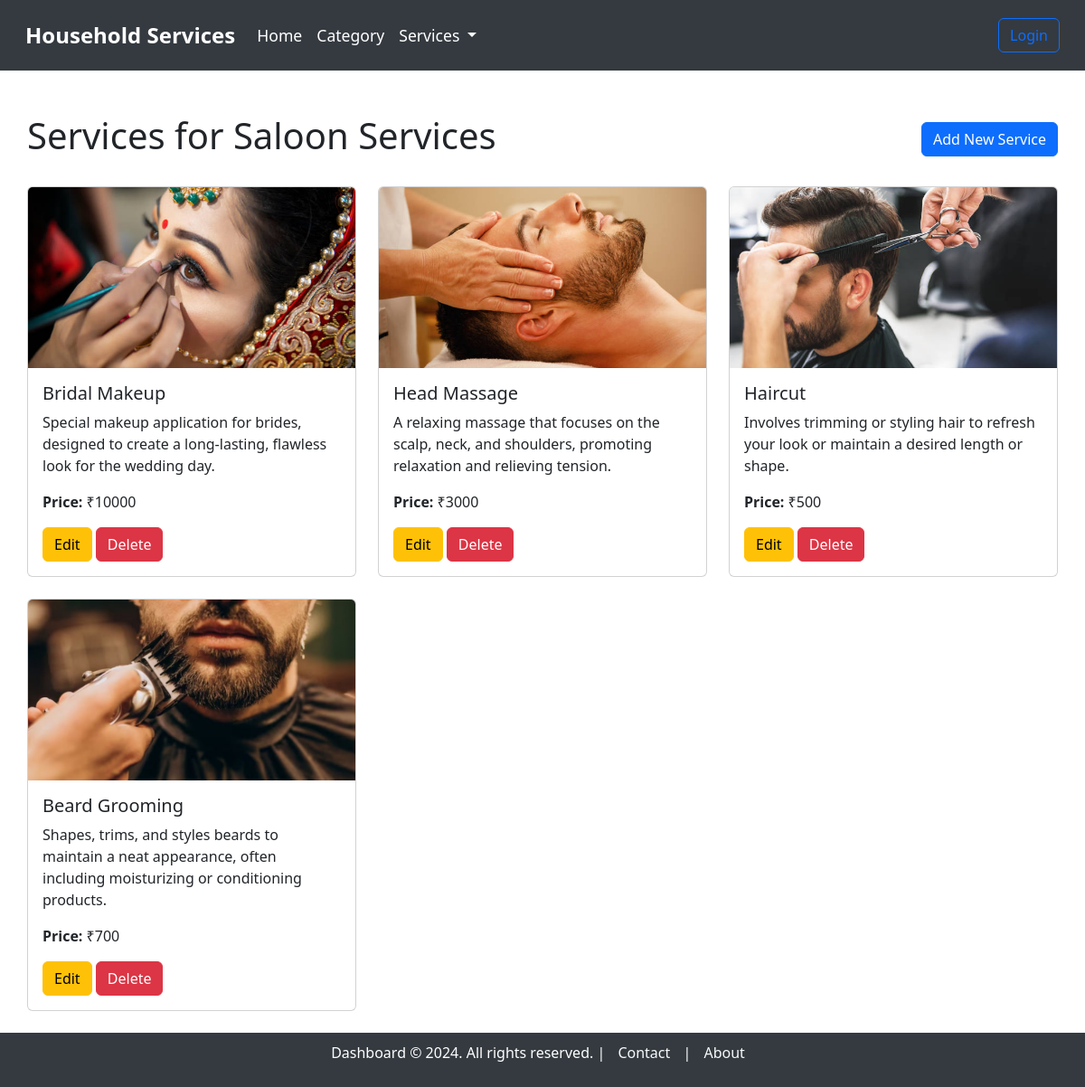
/service_dashboard/7, run on an earlier commit of the app's database.
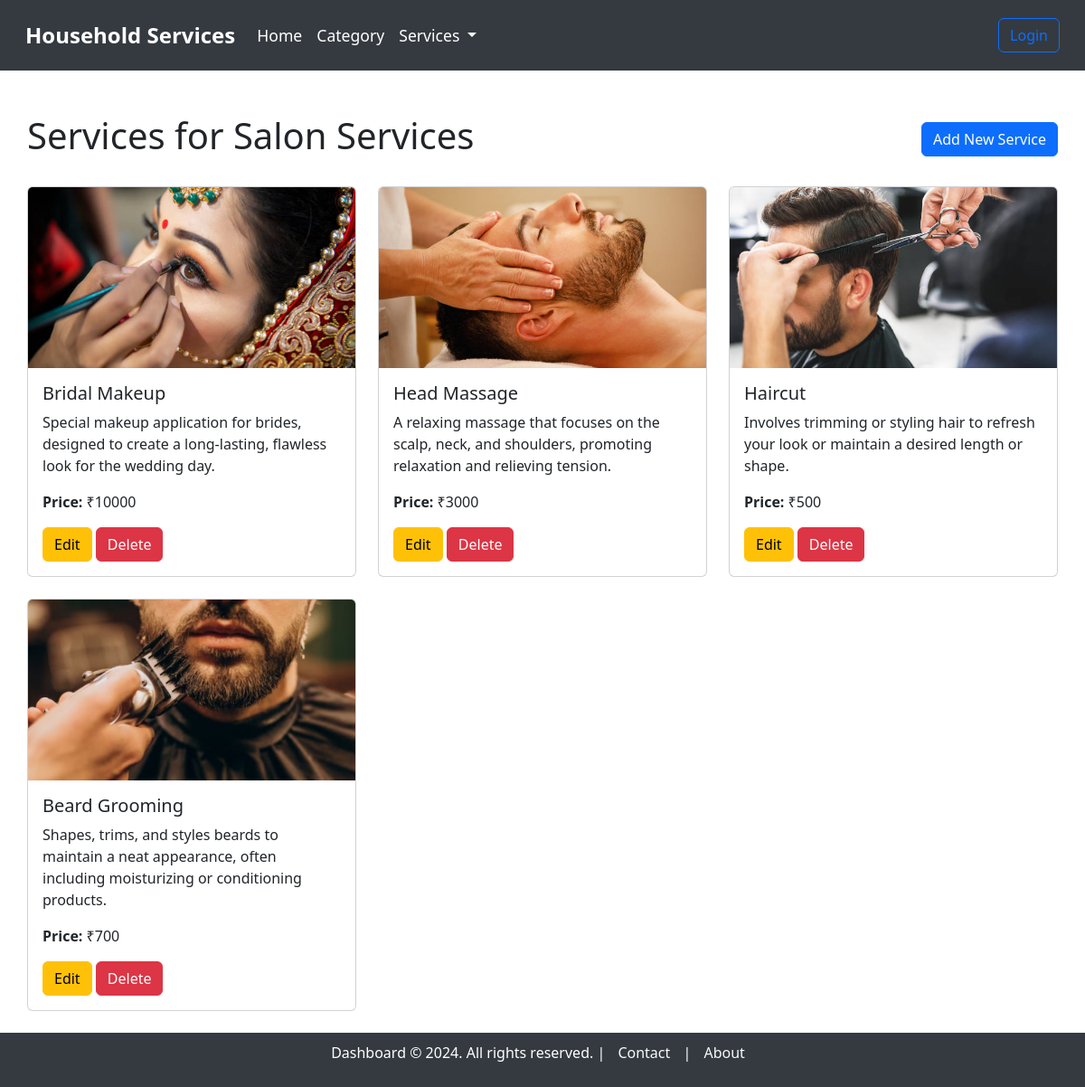
And on a later commit of the database.
### model.py (models this page shows, shortened)
class Category(db.Model):
    __tablename__ = "category"
    category_id = db.Column(db.Integer, autoincrement=True, primary_key=True)
    category_name = db.Column(db.String, unique=True, nullable=False)
    category_description = db.Column(db.String, nullable=False)
    picture = db.Column(db.String)  # Path to the uploaded picture

class Service(db.Model):
    __tablename__ = "service"
    service_id = db.Column(db.Integer, autoincrement=True, primary_key=True)
    category_id = db.Column(db.Integer, db.ForeignKey('category.category_id'), nullable=False)
    service_name = db.Column(db.String, unique=True, nullable=False)
    service_description = db.Column(db.String, nullable=False)
    created_at = db.Column(db.DateTime, default=datetime.utcnow)
    updated_at = db.Column(db.DateTime, default=datetime.utcnow, onupdate=datetime.utcnow)
    price = db.Column(db.Integer)
    image = db.Column(db.String)  # Path to the uploaded image

### main.py (the view)
@app.route('/service_dashboard/<int:category_id>', methods=['GET'])
def service_dashboard(category_id):
    services = Service.query.filter_by(category_id=category_id).all()
    category = Category.query.get_or_404(category_id)
    return render_template('service/service_dashboard.html', services=services, category=category)

### templates/service/service_dashboard.html (shortened to what this page needs)
{% extends 'base_dashboard.html' %}
{% block content %}
<div class="container mt-5">
    <div class="d-flex justify-content-between align-items-center mb-4">
        <h1>Services for {{ category.category_name }}</h1>
        <a href="{{ url_for('create_service', category_id=category.category_id) }}" class="btn btn-primary">Add New Service</a>
    </div>
    <div class="row">
        {% for service in services %}
            <div class="col-md-4 mb-4">
                <div class="card">
                    {% if service.image %}
                        <img src="{{ url_for('static', filename='uploads/' + service.image) }}" class="card-img-top" alt="Service Image" style="height: 200px; object-fit: cover;">
                    {% else %}
                        <img src="{{ url_for('static', filename='images/default-service.jpg') }}" class="card-img-top" alt="Default Service Image" style="height: 200px; object-fit: cover;">
                    {% endif %}
                    <div class="card-body">
                        <h5 class="card-title">{{ service.service_name }}</h5>
                        <p class="card-text">{{ service.service_description }}</p>
                        <p class="card-text"><strong>Price:</strong> ₹{{ service.price }}</p>
                        <a href="{{ url_for('edit_service', service_id=service.service_id) }}" class="btn btn-warning">Edit</a>
                        <form action="{{ url_for('delete_service', service_id=service.service_id) }}" method="POST" style="display:inline;">
                            <button type="submit" class="btn btn-danger">Delete</button>
                        </form>
                    </div>
                </div>
            </div>
        {% endfor %}
    </div>
</div>
{% endblock %}

### templates/base_dashboard.html (shortened to what this page needs)
<!DOCTYPE html>
<html lang="en">
<head>
    <link href="https://cdn.jsdelivr.net/npm/bootstrap@5.3.3/dist/css/bootstrap.min.css" rel="stylesheet"
>
</head>
<body>
    <nav class="navbar navbar-expand-lg">
        <div class="container-fluid">
            <a class="navbar-brand" href="/">Household Services</a>
            <div class="collapse navbar-collapse" id="navbarNavDropdown">
                <ul class="navbar-nav me-auto mb-2 mb-lg-0">
                    <li class="nav-item">
                        <a class="nav-link" href="/">Home</a>
                    </li>
                    <li class="nav-item">
                        <a class="nav-link" href="/category/category_dashboard.html">Category</a>
                    </li>
                    <li class="nav-item dropdown">
                        <a class="nav-link dropdown-toggle" href="#" id="navbarDropdownMenuLink" role="button"
                            data-bs-toggle="dropdown" aria-expanded="false">
                            Services
                        </a>
                    </li>
                </ul>
                <ul class="navbar-nav">
                    {% if session.get('username') %}
                        <li class="nav-item">
                            <form action="{{ url_for('logout') }}" method="POST" class="d-inline">
                                <button type="submit" class="btn btn-outline-danger">Logout</button>
                            </form>
                        </li>
                    {% else %}
                        <li class="nav-item">
                            <a class="btn btn-outline-primary" href="/login">Login</a>
                        </li>
                    {% endif %}
                </ul>
            </div>
        </div>
    </nav>
    <div class="container mt-5">
        {% block content %}
        {% endblock %}
    </div>
    <footer>
        <p>Dashboard © 2024. All rights reserved. |
            <a href="/contact">Contact</a> |
            <a href="/about">About</a>
        </p>
    </footer>
</body>
</html>

### templates/base_dashboard.html (style rules this page uses)
.navbar-brand { font-weight: bold; font-size: 1.5rem; }
.nav-item .nav-link { font-size: 1.1rem; }
.navbar { background-color: #343a40; padding: 1rem; }
.navbar .nav-link, .navbar .navbar-brand { color: white; }
footer { background-color: #343a40; color: white; padding: 10px 0; text-align: center; width: 100%; position: relative; bottom: 0; }
footer a { color: #f8f9fa; margin: 0 10px; text-decoration: none; }
body { overflow-x: hidden; }
.container { max-width: 100%; padding: 0 15px; }

What changed in the data, as far as the page shows it:
changed Category: category_name "Saloon Services" → "Salon Services"
